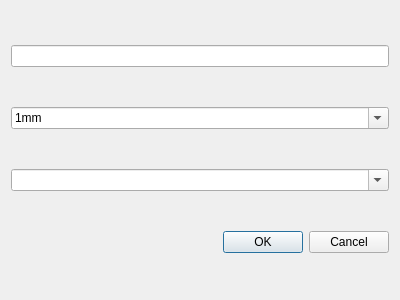
<?xml version="1.0" encoding="UTF-8"?>
<ui version="4.0">
 <class>WidgetTestDialog</class>
 <widget class="QDialog" name="WidgetTestDialog">
  <property name="geometry">
   <rect>
    <x>0</x>
    <y>0</y>
    <width>400</width>
    <height>300</height>
   </rect>
  </property>
  <property name="windowTitle">
   <string>Dialog</string>
  </property>
  <layout class="QVBoxLayout" name="verticalLayout">
   <item>
    <widget class="UnitLineEdit" name="lineEdit"/>
   </item>
   <item>
    <widget class="UnitComboBox" name="comboBox">
     <property name="editable">
      <bool>true</bool>
     </property>
     <property name="insertPolicy">
      <enum>QComboBox::NoInsert</enum>
     </property>
     <item>
      <property name="text">
       <string>1mm</string>
      </property>
     </item>
     <item>
      <property name="text">
       <string>10mil</string>
      </property>
     </item>
    </widget>
   </item>
   <item>
    <widget class="QComboBox" name="comboBox_2">
     <property name="editable">
      <bool>true</bool>
     </property>
     <property name="duplicatesEnabled">
      <bool>true</bool>
     </property>
    </widget>
   </item>
   <item>
    <widget class="QDialogButtonBox" name="buttonBox">
     <property name="orientation">
      <enum>Qt::Horizontal</enum>
     </property>
     <property name="standardButtons">
      <set>QDialogButtonBox::Cancel|QDialogButtonBox::Ok</set>
     </property>
    </widget>
   </item>
  </layout>
 </widget>
 <customwidgets>
  <customwidget>
   <class>UnitLineEdit</class>
   <extends>QLineEdit</extends>
   <header location="global">UnitLineEdit.h</header>
  </customwidget>
  <customwidget>
   <class>UnitComboBox</class>
   <extends>QComboBox</extends>
   <header location="global">UnitLineEdit.h</header>
  </customwidget>
 </customwidgets>
 <resources/>
 <connections>
  <connection>
   <sender>buttonBox</sender>
   <signal>accepted()</signal>
   <receiver>WidgetTestDialog</receiver>
   <slot>accept()</slot>
   <hints>
    <hint type="sourcelabel">
     <x>248</x>
     <y>254</y>
    </hint>
    <hint type="destinationlabel">
     <x>157</x>
     <y>274</y>
    </hint>
   </hints>
  </connection>
  <connection>
   <sender>buttonBox</sender>
   <signal>rejected()</signal>
   <receiver>WidgetTestDialog</receiver>
   <slot>reject()</slot>
   <hints>
    <hint type="sourcelabel">
     <x>316</x>
     <y>260</y>
    </hint>
    <hint type="destinationlabel">
     <x>286</x>
     <y>274</y>
    </hint>
   </hints>
  </connection>
 </connections>
</ui>
